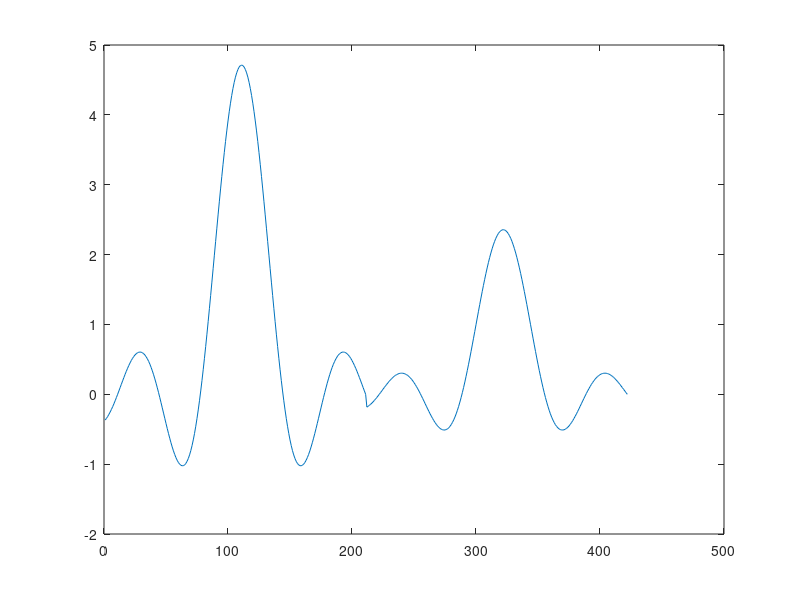

Source code (MATLAB):
clc
close all
clear all
t=(-22:.2:20)-.0001;
y1=10*sin(2*pi*3/40*t)./t;
y2=5*sin(2*pi*3/40*t)./t;
y=[y1,y2]
t=1:length(y)
plot(t,y)